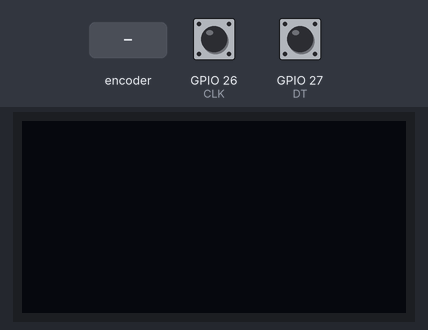
Simulated run of this sketch. Board: ESP32. Parts: 128×64 one-colour display. The inputs (shaded band) are chosen by the test bench; at power-on: GPIO 26 (CLK) HIGH, GPIO 27 (DT) HIGH. No radio packets arrive unless stated; what the sketch prints to the serial monitor is not drawn.

Above: at 1.2 s.
1.3 s: rotary encoder on GPIO 26 (CLK) / GPIO 27 (DT) turned 3 steps (first pin leading)
At 2.6 s:
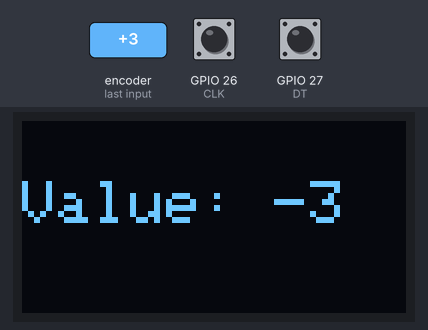
3.4 s: rotary encoder on GPIO 26 (CLK) / GPIO 27 (DT) turned 1 step (first pin leading)
At 3.9 s:
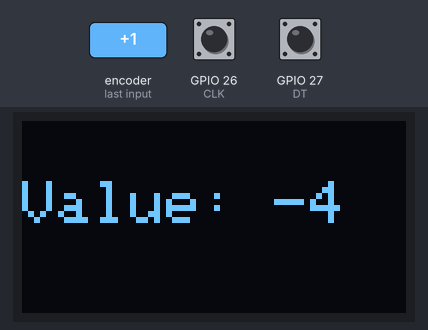
5.1 s: rotary encoder on GPIO 26 (CLK) / GPIO 27 (DT) turned 1 step (first pin leading)
At 6.4 s:
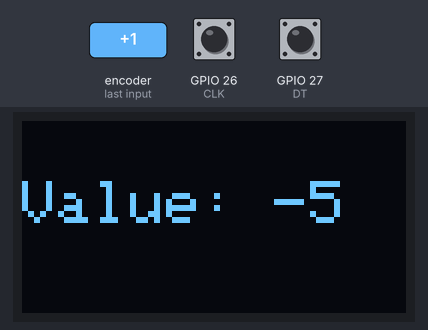
Timing chart, 0 to 8.1 s (numbered marks = the images above; inputs shaded):
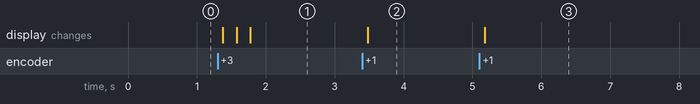

The sketch:

04_Kit3_NRF_Simplex_Tx.ino
```cpp
#include <SPI.h>
#include <nRF24L01.h>
#include <RF24.h>
#include <Wire.h>
#include <Adafruit_GFX.h>
#include <Adafruit_SSD1306.h>

RF24 radio(4, 5);
const byte address[6] = "00001";

Adafruit_SSD1306 display(128, 64, &Wire, -1);

#define CLK 26
#define DT 27

int counter = 0;
int lastStateCLK;

void setup() {
  Serial.begin(9600);

  pinMode(CLK, INPUT);
  pinMode(DT, INPUT);
  lastStateCLK = digitalRead(CLK);

  radio.begin();
  radio.setPALevel(RF24_PA_LOW);
  radio.setChannel(100);
  radio.setDataRate(RF24_250KBPS);
  radio.openWritingPipe(address);
  radio.stopListening();

  display.begin(SSD1306_SWITCHCAPVCC, 0x3C);
  display.setTextColor(SSD1306_WHITE);
}

void loop() {

  int currentStateCLK = digitalRead(CLK);

  if (currentStateCLK != lastStateCLK && currentStateCLK == HIGH) {

    if (digitalRead(DT) != currentStateCLK)
      counter--;
    else
      counter++;

    // Send value
    radio.write(&counter, sizeof(counter));

    // Display value
    display.clearDisplay();
    display.setTextSize(2);
    display.setCursor(0, 20);
    display.print("Value: ");
    display.println(counter);
    display.display();

    Serial.println(counter);
  }

  lastStateCLK = currentStateCLK;
}
```

Measured:
- after the input at 1.3 s, the display: first changes after 0.08 s (image 1 shows a later state)
- after the input at 3.4 s, the display: changes after 0.08 s (image 2)
- after the input at 5.1 s, the display: changes after 0.08 s (image 3)
